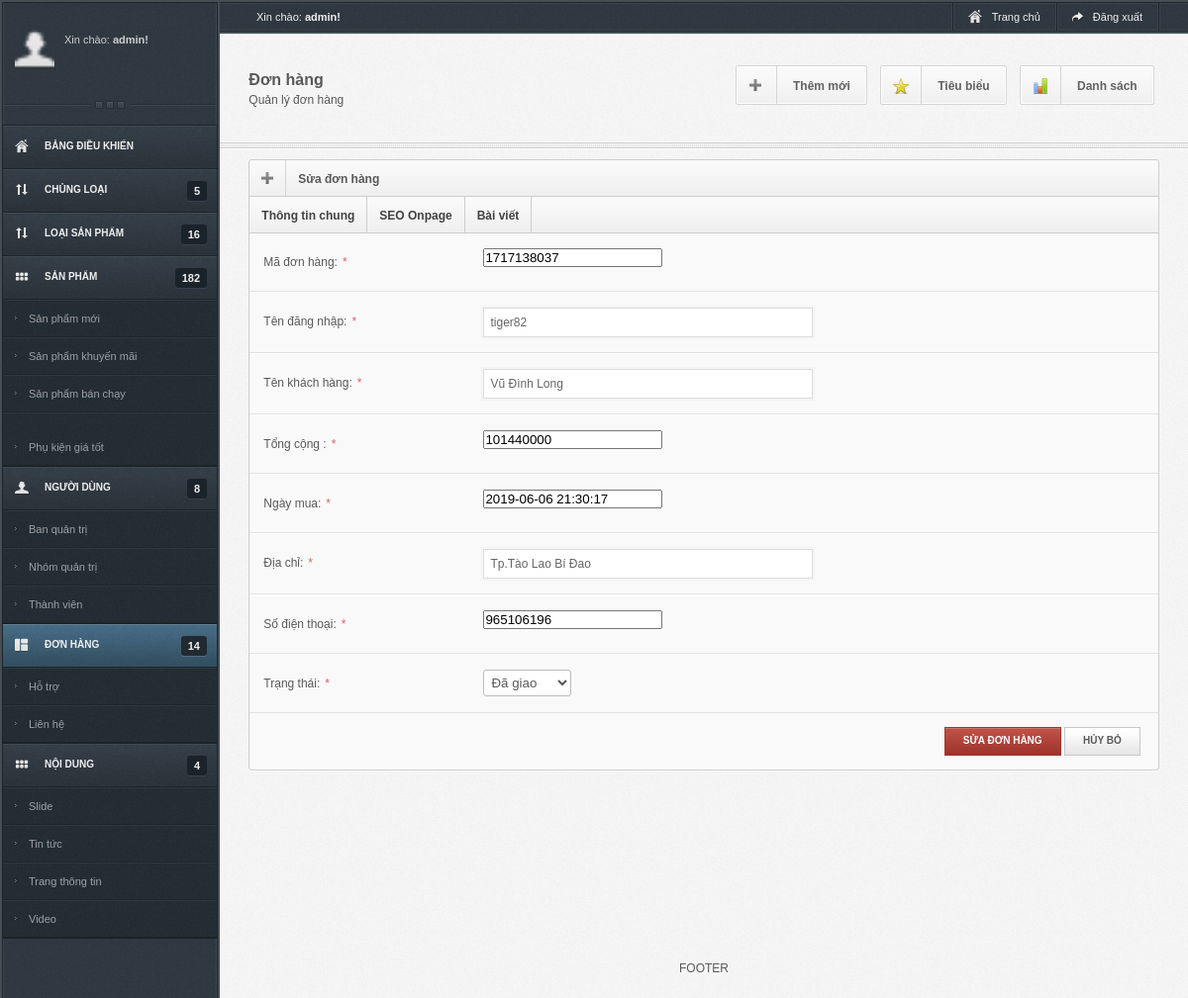
The page /admin/sua_donhang.php?id=1717138037 on the database its author committed.
### tables this page shows
CREATE TABLE `doan_donhang` (
  `maDH` int(11) NOT NULL,
  `tenDangNhap` text NOT NULL,
  `tenKH` text NOT NULL,
  `tongCong` int(11) NOT NULL,
  `ngayMua` datetime NOT NULL,
  `diaChi` text NOT NULL,
  `sdt` int(11) NOT NULL,
  `trangThai` int(11) NOT NULL,
  `anHien` int(11) NOT NULL
);

### admin/sua_donhang.php (the view, shortened to what this page needs)
<?php
		$conn = @mysqli_connect("localhost","root","","doan") or die("Không thể kết nối đến sever");
		mysqli_query($conn,"SET NAMES 'utf8'");
?>
<!DOCTYPE html>
<html xmlns="http://www.w3.org/1999/xhtml">
<head>
<link rel="stylesheet" type="text/css" href="main.css" />
<link rel="stylesheet" type="text/css" href="css.css" media="screen" />
</head>
<body>
<div id="left_content">
  <div id="leftSide" style="padding-top:30px;">
    <div class="sideProfile"> <a href="#" title="" class="profileFace"><img width="40" src="images/user.png" /></a> <span>Xin chào: <strong>admin!</strong></span> <span><?php echo $_SESSION['admin'] ?></span>
    </div>
    <div class="sidebarSep"></div>
    <ul id="menu" class="nav">
      <li class="home"> <a href="admin/home.html" class="" > <span>Bảng điều khiển</span> <strong></strong> </a> </li>
      <li class="tran"> <a href="chungloai.php" class=" exp" > <span>Chủng loại</span> <strong>
       <?php
	   $query1="SELECT * FROM doan_chungloai ";
		$data1 = mysqli_query($conn,$query1);
            $num=mysqli_num_rows($data1);
			 echo $num ;
			?>
      </strong> </a> </li>
      <li class="tran"> <a href="loai.php" class=" exp" > <span>Loại sản phẩm</span> <strong>
       <?php
	   $query2="SELECT * FROM doan_loai ";
		$data2 = mysqli_query($conn,$query2);
            $num=mysqli_num_rows($data2);
			 echo $num ;
			?>
      </strong> </a> </li>
      <li class="product"> <a href="locsp.php" class=" exp" id="current"> <span>Sản phẩm</span> <strong>
       <?php
	   $query3="SELECT * FROM doan_sp ";
		$data3 = mysqli_query($conn,$query3);
            $num=mysqli_num_rows($data3);
			 echo $num ;
			?>
      </strong> </a>
        <ul class="sub">
          <li> <a  href="spmoi.php"> Sản phẩm mới </a> </li>
          <li > <a href="spkm.php"> Sản phẩm khuyến mãi </a> </li>
          <li >
          <a href="spbanchay.php"> Sản phẩm bán chạy
          <li > <a href="pkgt.php"> Phụ kiện giá tốt </li></a>
        </ul>
      </li>
      <li class="account"> <a href="user.php" class=" exp"> <span>Người dùng</span> <strong>
       <?php
	   $query4="SELECT * FROM doan_nguoidung ";
		$data4 = mysqli_query($conn,$query4);
            $num=mysqli_num_rows($data4);
			 echo $num ;
			?>
      </strong> </a>
        <ul class="sub">
          <li > <a href="admin/admin.html"> Ban quản trị </a> </li>
          <li > <a href="admin/admin_group.html"> Nhóm quản trị </a> </li>
          <li > <a href="admin/user.html"> Thành viên </a> </li>
        </ul>
      </li>
      <li class="support"> <a href="admin/support.html" class="active exp" > <span>Đơn hàng</span> <strong> <?php
	   $query5="SELECT * FROM doan_donhang ";
		$data5 = mysqli_query($conn,$query5);
            $num=mysqli_num_rows($data5);
			 echo $num ;
			?></strong> </a>
        <ul class="sub">
          <li > <a href="admin/support.html"> Hỗ trợ </a> </li>
          <li > <a href="admin/contact.html"> Liên hệ </a> </li>
        </ul>
      </li>
      <li class="content"> <a href="admin/content.html" class=" exp" > <span>Nội dung</span> <strong>4</strong> </a>
        <ul class="sub">
          <li > <a href="admin/slide.html"> Slide </a> </li>
          <li > <a href="admin/news.html"> Tin tức </a> </li>
          <li > <a href="admin/info.html"> Trang thông tin </a> </li>
          <li > <a href="admin/video.html"> Video </a> </li>
        </ul>
      </li>
    </ul>
  </div>
</div>
<div id="rightSide">
<div class="topNav">
  <div class="wrapper">
    <div class="welcome"> <span>Xin chào: <b>admin!</b></span> </div>
    <div class="userNav">
      <ul>
        <li><a href="" target="_blank"> <img style="margin-top:7px;" src="image/home.png" /> <span>Trang chủ</span> </a></li>
        <li><a href="admin/home/logout.html"> <img src="image/logout.png" alt="" /> <span>Đăng xuất</span> </a></li>
      </ul>
    </div>
  </div>
</div>
<div class="titleArea">
  <div class="wrapper">
    <div class="pageTitle">
      <h5>Đơn hàng</h5>
      <span>Quản lý đơn hàng</span> </div>
    <div class="horControlB menu_action">
      <ul>
        <li><a href="admin/product/add.html"> <img src="image/add.png" /> <span>Thêm mới</span> </a></li>
        <li> <a href="admin/product/?feature=1.html"> <img src="image/feature.png" /> <span>Tiêu biểu</span> </a> </li>
        <li><a href="admin/product.html"> <img src="image/list.png" /> <span>Danh sách</span> </a></li>
      </ul>
    </div>
  </div>
</div>
<div class="line"></div>
  <div class="wrapper">
    <form class="form" id="form"  method="post" enctype="multipart/form-data">
      <fieldset>
        <div class="widget">
          <div class="title"> <img src="image/add.png" class="titleIcon" />
            <h6> Sửa đơn hàng</h6>
          </div>
          <ul class="tabs">
            <li><a href="#tab1">Thông tin chung</a></li>
            <li><a href="#tab2">SEO Onpage</a></li>
            <li><a href="#tab3">Bài viết</a></li>
          </ul>
          <div class="tab_container">
            <div id='tab1' class="tab_content pd0">
      <?php
 $conn = @mysqli_connect("localhost","root","","doan") or die("Không thể kết nối đến sever");
		mysqli_query($conn,"SET NAMES 'utf8'");
        $id=$_GET['id'];
	$sql="SELECT * FROM doan_donhang where maDH='$id'";
	$query=mysqli_query($conn,$sql);
	$row=mysqli_fetch_array($query);
	?>
             <div class="formRow">
                <label class="formLeft" for="param_name">Mã đơn hàng:<span class="req">*</span></label>
                <div class="formRight"> <span class="oneTwo">
                  <input name="maDH" id="param_name" _autocheck="true" type="number"  value="<?php echo $row['maDH']?>"/>
                  </span> <span name="name_autocheck" class="autocheck"></span>
                </div>
              </div>
              <div class="formRow">
                <label class="formLeft" for="param_name">Tên đăng nhập:<span class="req">*</span></label>
                <div class="formRight"> <span class="oneTwo">
                  <input name="tenDangNhap" id="param_name" _autocheck="true" type="text"  value="<?php echo $row['tenDangNhap']?>"/>
                  </span> <span name="name_autocheck" class="autocheck"></span>
                </div>
              </div>
               <div class="formRow">
                <label class="formLeft" for="param_name">Tên khách hàng:<span class="req">*</span></label>
                <div class="formRight"> <span class="oneTwo">
                  <input name="tenKH" id="param_name" _autocheck="true" type="text"  value="<?php echo $row['tenKH']?>"/>
                  </span> <span name="name_autocheck" class="autocheck"></span>
                </div>
              </div>
       <div class="formRow">
                <label class="formLeft" for="param_name">Tổng cộng :<span class="req">*</span></label>
                <div class="formRight"> <span class="oneTwo">
                  <input name="tongCong" id="param_name" _autocheck="true" type="number"  value="<?php echo $row['tongCong']?>"/>
                  </span> <span name="name_autocheck" class="autocheck"></span>
                </div>
              </div>
      <div class="formRow">
                <label class="formLeft" for="param_name">Ngày mua:<span class="req">*</span></label>
                <div class="formRight"> <span class="oneTwo">
                  <input name="ngayMua" id="param_name" _autocheck="true"  value="<?php echo $row['ngayMua']?>"/>
                  </span> <span name="name_autocheck" class="autocheck"></span>
                </div>
              </div>
      <div class="formRow">
                <label class="formLeft" for="param_name">Địa chỉ:<span class="req">*</span></label>
                <div class="formRight"> <span class="oneTwo">
                  <input name="diaChi" id="param_name" _autocheck="true" type="text"  value="<?php echo $row['diaChi']?>"/>
                  </span> <span name="name_autocheck" class="autocheck"></span>
                </div>
              </div>
      <div class="formRow">
                <label class="formLeft" for="param_name">Số điện thoại:<span class="req">*</span></label>
                <div class="formRight"> <span class="oneTwo">
                  <input name="sdt" id="param_name" _autocheck="true" type="number"  value="<?php echo $row['sdt']?>"/>
                  </span> <span name="name_autocheck" class="autocheck"></span>
                </div>
              </div>
               <div class="formRow">
                <label class="formLeft" for="param_name">Trạng thái:<span class="req">*</span></label>
                <div class="formRight"> <span class="oneTwo">
                  <select name="trangthai">
                  	<option value="<?php if ($row['trangThai']==0) {
                echo 0;
              }
              elseif ($row['trangThai']==1) {
                echo 1;
              }
              else echo "Đã giao";?>"/><?php if ($row['trangThai']==0) {
                echo "Đang xử lí";
              }
              elseif ($row['trangThai']==1) {
                echo "Đang giao";
              }
              else echo "Đã giao";?></option>
                  </select>
                  </span> <span name="name_autocheck" class="autocheck"></span>
                </div>
              </div>
          <div class="formSubmit">
            <input type="submit" value="Sửa đơn hàng" name="submit"  class="redB" />
            <input type="reset" value="Hủy bỏ" class="basic" />
          </div>
        </div>
      </fieldset>
    </form>
  </div>
  <div id="footer">
    <div class="wrapper">
      <div>FOOTER</div>
    </div>
  </div>
</div>
</body>
</html>

### admin/css.css (style rules this page uses)
body { min-width: 1024px; }
#left_content { float: left; background: url(image/bodyBg.png) repeat-y 0 0; }
.form label { cursor: pointer; }
select { color: #595959; background: #fff; border: 1px solid #ccc; outline: none; padding: 4px 3px; border: 1px solid #bbb; border-radius: 3px; box-shadow: none; box-sizing: content-box; -webkit-box-sizing: content-box; -moz-box-sizing: content-box; }
.form input[type="text"], .form input[type="password"], .form textarea { font-size: 12px; }
.formRow label.formLeft { display: inline; width: 23%; float: left; }
.formRow .formRight { display: inline; width: 73%; float: right; }
.menu_action { padding: 0px; margin: 30px 0px; float: right; }
.horControlB.menu_action ul li { margin: 0 5px; }
.nav li.home a span { background-image:url(image/home.png) ; }
.nav li.account a span { background-image: url(image/user.png); }
.nav li.product a span { background-image: url(image/blocks.png); }
.nav li.tran a span { background-image: url(image/transfer.png); }
.nav li.content a span { background-image: url(image/blocks.png); }
.nav li.support a span { background-image: url(image/frames.png); }

### rows shown on the page
doan_donhang: maDH "1717138037", tenDangNhap "tiger82", tenKH "Vũ Đình Long", tongCong "101440000", ngayMua "2019-06-06 21:30:17", diaChi "Tp.Tào Lao Bí Đao", sdt "965106196", trangthai "Đã giao"

### other values the page prints
$num "5"
$num "16"
$num "182"
$num "8"
$num "14"
